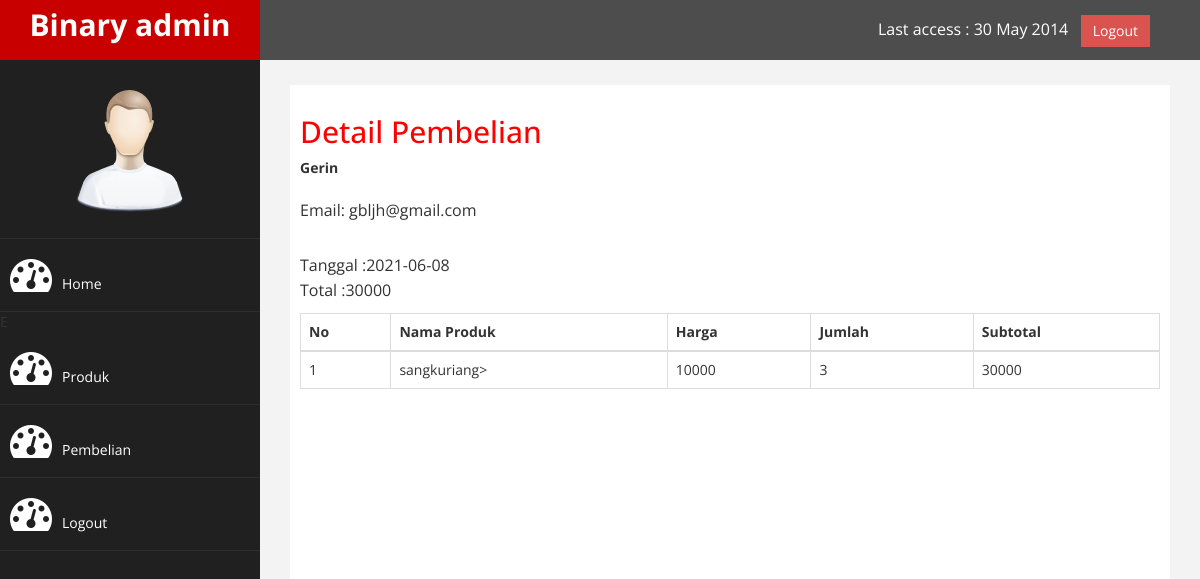
The app's page /admin/index.php?halaman=detail&id=1 (signed in) with its own data.
### tables this page shows
CREATE TABLE `pembelian` (
  `id_pembelian` int(11) NOT NULL,
  `id_pelanggan` int(11) NOT NULL,
  `tgl_pembelian` date NOT NULL,
  `total_pembelian` int(11) NOT NULL
);

CREATE TABLE `pelanggan` (
  `id_pelanggan` int(11) NOT NULL,
  `email_pelanggan` varchar(100) NOT NULL,
  `password_pelanggan` varchar(100) NOT NULL,
  `nama_pelanggan` varchar(100) NOT NULL
);

CREATE TABLE `pembelian_produk` (
  `id_pembelian_produk` int(11) NOT NULL,
  `id_pembelian` int(11) NOT NULL,
  `id_buku` int(11) NOT NULL,
  `jumlah` int(11) NOT NULL
);

CREATE TABLE `buku` (
  `id_buku` int(11) NOT NULL,
  `judul_buku` varchar(100) NOT NULL,
  `penerbit` varchar(100) NOT NULL,
  `kategori_buku` varchar(20) NOT NULL,
  `harga_buku` int(11) NOT NULL,
  `foto_buku` varchar(100) NOT NULL
);

### admin/detail.php (the view)
<H2>Detail Pembelian</h2>
<?php
$ambil= $koneksi->query("SELECT * FROM pembelian JOIN pelanggan
                        on pembelian.id_pelanggan=pelanggan.id_pelanggan
                        WHERE pembelian.id_pembelian='$_GET[id]'");
$detail = $ambil->fetch_assoc();
?>
<strong><?php echo $detail['nama_pelanggan'];?></strong><br>
<p>
   Email: <?php echo $detail['email_pelanggan'];?><br>
</p>
<p>
    Tanggal :<?php echo $detail['tgl_pembelian'];?><br>
    Total :<?php echo $detail['total_pembelian'];?>
</p>
<table class="table table-bordered">
    <thead>
      <tr>
            <th>No</th>
            <th>Nama Produk</th>
            <th>Harga</th>
            <th>Jumlah</th>
            <th>Subtotal</th>
        </tr>
    </thead>
    <tbody>
    <?php $nomor=1;?>
    <?php $ambil=$koneksi->query("SELECT*FROM pembelian_produk JOIN buku on pembelian_produk.id_buku=buku.id_buku
                            WHERE pembelian_produk.id_pembelian='$_GET[id]'"); ?>
    <?php $pecah=$ambil->fetch_assoc();?>
        <tr>
            <td><?php echo $nomor;?></td>
            <td><?php echo $pecah['judul_buku'];?>></td>
            <td><?php echo $pecah['harga_buku'];?></td>
            <td><?php echo $pecah['jumlah'];?></td>
            <td><?php echo $pecah['harga_buku']*$pecah['jumlah'];?></td>
        </tr>
    </tbody>
</table>

### admin/assets/css/custom.css (style rules this page uses)
body { font-family: 'Open Sans', sans-serif; }
h2 { color: #f00; }
p { font-size:16px; line-height:25px; padding-top:20px; }

### records on screen
pembelian: id_pelanggan.nama_pelanggan "Gerin", id_pelanggan.email_pelanggan "gbljh@gmail.com", tgl_pembelian "2021-06-08", total_pembelian "30000"
pembelian_produk: id_buku.judul_buku "sangkuriang", id_buku.harga_buku "10000", jumlah "3", $pecah['harga_buku']*$pecah['jumlah'] "30000"

### other values on screen
$nomor "1"
